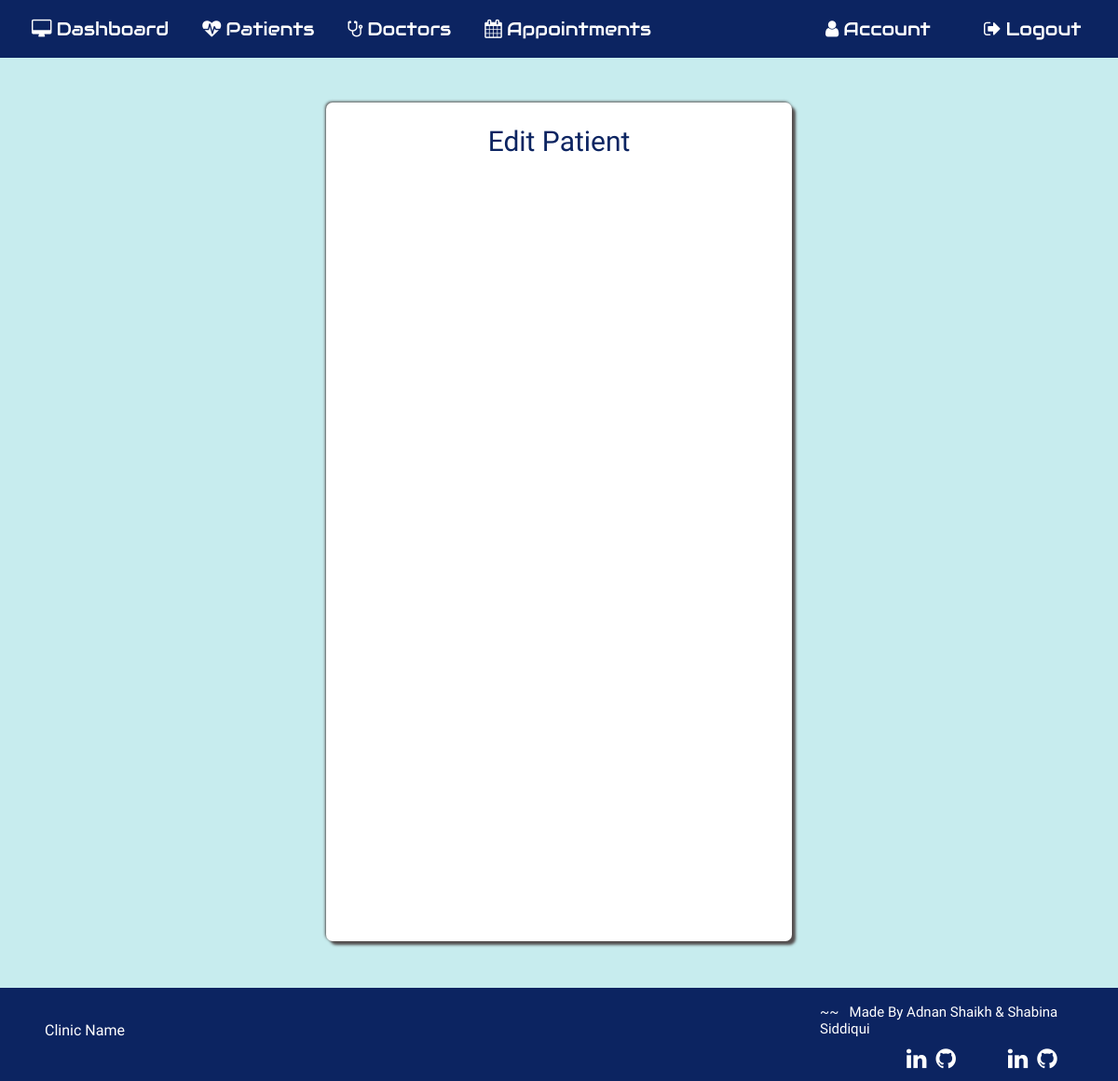
/editpatientdetail/5 (signed in), run on an earlier commit of the app's database.
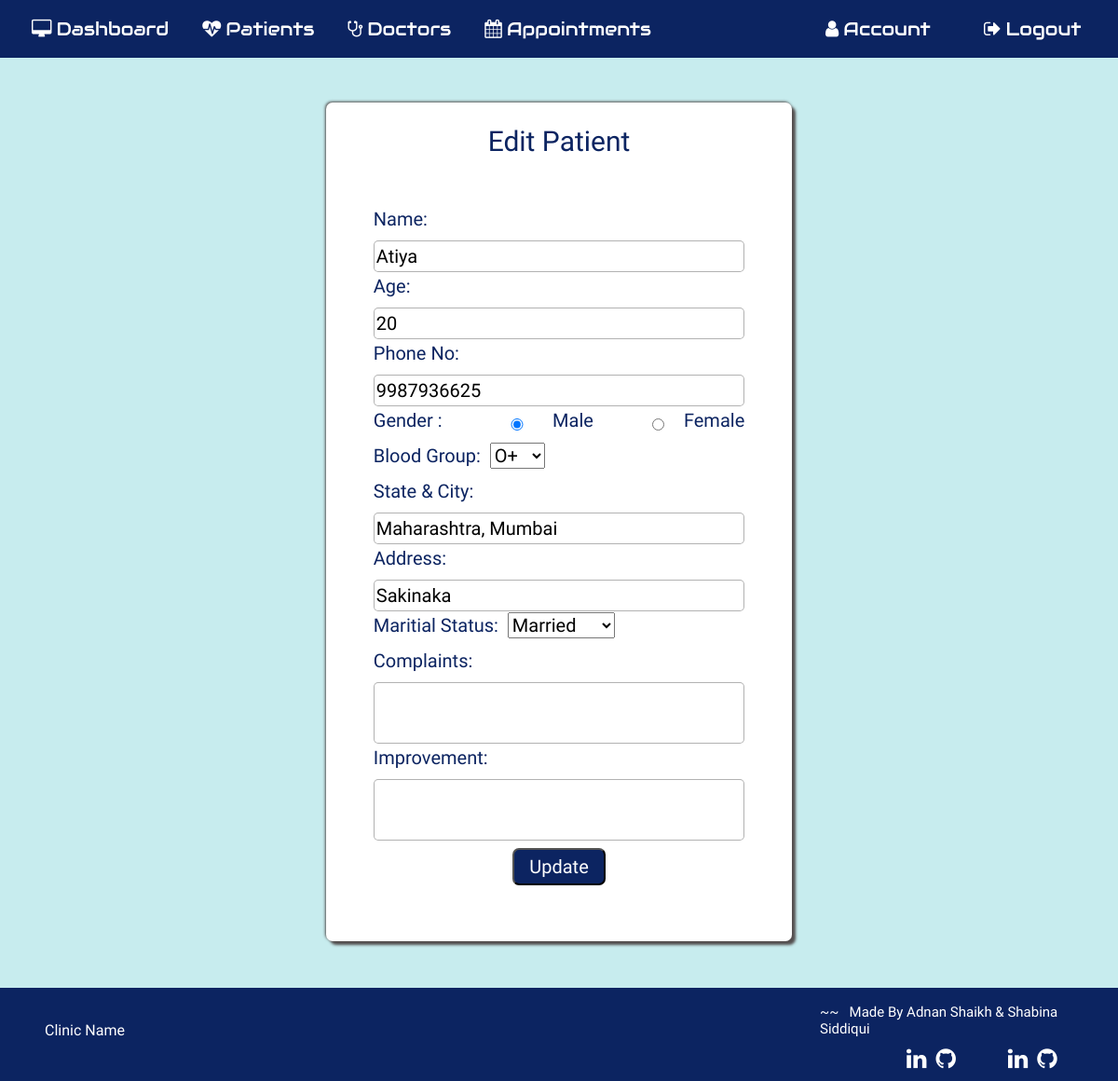
And on a later commit of the database.
### application/routes.py (models this page shows, shortened)
class Patient(db.Model):
  __tablename__ = 'Patient'
  id = db.Column(db.Integer, primary_key=True)
  pname = db.Column(db.String(20))
  age= db.Column(db.String(20))
  phone=db.Column(db.String(20))
  gender=db.Column(db.String(10))
  bgroup=db.Column(db.String(5))
  state=db.Column(db.String(15))
  address=db.Column(db.String(100))
  mstatus=db.Column(db.String(10))
  complaint=db.Column(db.String(5000))
  improvement=db.Column(db.String(5000))
  medicine_suggested=db.Column(db.String(5000))
  pat_image = db.Column(db.String(20), nullable=False, default='default.jpg')

### application/routes.py (the view, shortened to what this page needs)
@app.route('/editpatientdetail/<id>', methods=['GET', 'POST'])
def editpatientdetail(id):
  if 'username' in session:
    editpat = Patient.query.filter_by( id = id )
    return render_template('editpatientdetail.html', editpat = editpat)

### application/templates/editpatientdetail.html (shortened to what this page needs)
{% extends "layout.html" %} {% include "includes/nav.html" %} {% block content
%}
<section id="addpatient">
  <div class="form-editpat form-style">
    <h1 class="mt-4">Edit Patient</h1>
    {% for edit in editpat %}
    <form action="" method="POST">
      <div class="inner-form">
      <div class="form-input">
        <label for="npname">Name:&nbsp;</label>
        <input type="text" class="text1" id="pname" name="npname" required value="{{ edit.pname }}" />
      </div>
      <div class="form-input">
        <label for="nage">Age:&nbsp;</label>
        <input
          type="number"
          class="text1"
          id="age"
          maxlength="3"
          min="0"
          name="nage"
          value="{{ edit.age }}"
          required
        />
      </div>
      <div class="form-input">
        <label for="nphone">Phone No:&nbsp;</label>
        <input
          type="number"
          class="text1"
          id="age"
          maxlength="12"
          min="10"
          name="nphone"
          value="{{ edit.phone }}"
          required
        />
      </div>
      <div class="form-input gender">
        <label for="ngender">Gender :</label>
        <div class="radio">
          <input type="radio" value="male" name="ngender" checked><label>Male</label>
        </div>
        <div class="radio">
          <input type="radio" value="female" name="ngender"><label>Female</label>
        </div>
      </div>
      <div class="form-input">
        <label for="nbgroup">Blood Group:&nbsp;</label>
        <select id="bgroup" class="text1" name="nbgroup">
          <option value="O+">O+</option>
        </select>
      </div>
      <div class="form-input">
        <label for="nstate">State & City:&nbsp;</label>
        <input type="text" id="state" class="text1" name="nstate" value="{{ edit.state }}">
      </div>
      <div class="form-input">
        <label for="naddress">Address:&nbsp;</label>
        <input type="text" id="address" class="text1" name="naddress" value="{{ edit.address }}">
      </div>
      <div class="form-input">
        <label for="nmstatus">Maritial Status:&nbsp;</label>
        <select id="mstatus" class="text1" name="nmstatus">
          <option value="Married">Married</option>
        </select>
      </div>
      <div class="form-input">
        <label for="ncomplaint">Complaints:&nbsp;</label>
        <textarea class="text1" name="ncomplaint" id="complaint">{{ edit.complaint}}</textarea>
      </div>
      <div class="form-input">
        <label for="nimprovement">Improvement:&nbsp;</label>
        <textarea class="text1" name="nimprovement" id="improvement">{{ edit.improvement}}</textarea>
      </div>
      <div class="form-input btn-submit">
        <button class="button mt-2" type="submit">Update</button>
      </div>
    </form>
    {% endfor %}
  </div></div>
  {% include "includes/footer.html" %}
</section>
{% endblock %}

What changed in the data, as far as the page shows it:
added Patient: npname "Atiya", nage "20", nphone "9987936625", nstate "Maharashtra, Mumbai", naddress "Sakinaka"
